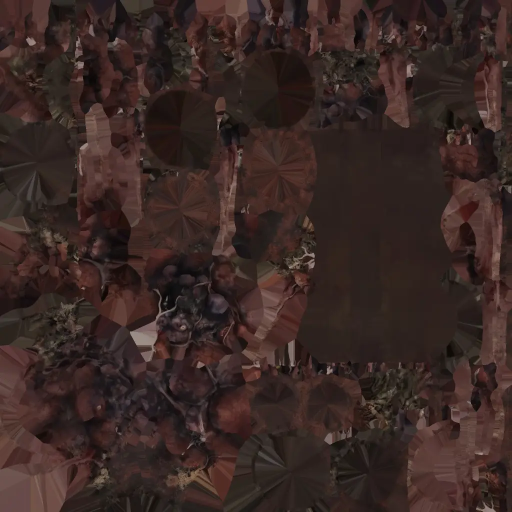
#> input picture godot/assets/reactor/growth_c_Image_0.webp, 1024 x 1024 px, given in place of concrete_slab_wall_diff_1k.jpg, which was not available (shown at 1/2 size)
$ python reactor_textures.py ../godot/assets/reactor/growth_c_Image_0.webp
#> lines starting #> are read from the running program, lines starting #| are printed output that depends on the picture
"""Reduce the Reactor's licensed photo maps (Poly Haven, CC0) to the small maps the game ships.

Run with Python, Pillow and numpy:  python assets_src/reactor_textures.py DIRECTORY_OF_JPGS
The directory holds the 1k colour maps exactly as Poly Haven serves them (see docs/ART-NOTES.md, the
Reactor's rows, and godot/assets/reactor/SOURCES.md):
    https://dl.polyhaven.org/file/ph-assets/Textures/jpg/1k/<id>/<id>_diff_1k.jpg
Each map is cut to 512 px, its mean brightness set to the station's old painted greys (so the lit hall keeps
the brightness tests/test_station_look.gd holds it to), its contrast and colour tamed, and saved as WebP.
"""
from pathlib import Path
import sys

import numpy as np
from PIL import Image

DESTINATION = Path(__file__).resolve().parents[1] / "godot/assets/reactor"
SIZE = 512

# (source id, game file, target mean colour in sRGB 0..1, contrast kept around the mean, saturation kept)
MAPS = (
    # Board-marked poured concrete for every wall above the paint.
    ("concrete_slab_wall", "wall_concrete.webp", (0.645, 0.635, 0.605), 0.9, 0.5),
    # Old green paint worn through to the concrete: the dado. Chips kept but quietened (the judge: the old
    # drawn chips "read as bright pixel camouflage").
    ("painted_concrete", "wall_paint.webp", (0.31, 0.47, 0.36), 0.5, 0.75),
    # Worn indoor concrete floor slab.
    ("concrete_floor_worn_001", "floor_concrete.webp", (0.60, 0.59, 0.56), 1.15, 0.4),
    # Stained concrete soffit for the ceiling between the beams.
    ("concrete_wall_006", "ceiling_concrete.webp", (0.53, 0.52, 0.50), 0.9, 0.35),
    # Steel plate: the rotor, its casing, the door frames and the beams.
    ("metal_plate_02", "steel_plate.webp", (0.46, 0.43, 0.40), 1.0, 0.7),
)


def lum(a: np.ndarray) -> np.ndarray:
    return a[..., 0] * 0.2126 + a[..., 1] * 0.7152 + a[..., 2] * 0.0722


def reduce(source: Path, target: tuple, contrast: float, saturation: float) -> Image.Image:
#> called with target = (0.645, 0.635, 0.605), contrast = 0.9, saturation = 0.5
    with Image.open(source) as image:
#> image is the input picture: PIL image 1024x1024 RGB; mean R, G, B 56.8, 39.8, 36.3
        small = image.convert("RGB").resize((SIZE, SIZE), Image.Resampling.LANCZOS)
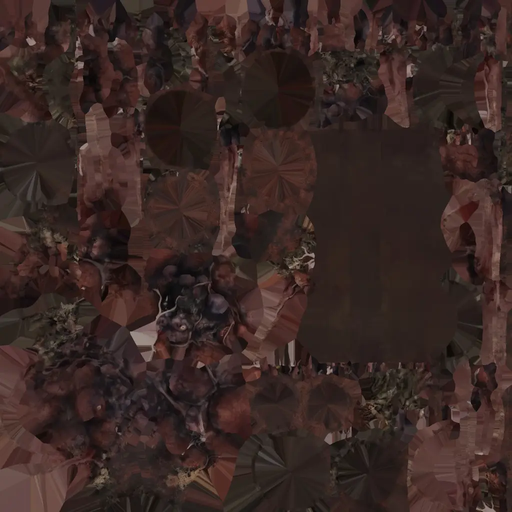
#> small: PIL image 512x512 RGB; mean R, G, B 56.8, 39.8, 36.3
    a = np.asarray(small, dtype=np.float64) / 255.0
    y = lum(a)[..., None]
#> in lum, `return a[..., 0] * 0.2126 + a[..., 1] * 0.7152 + a[..., 2] * 0.0722`:
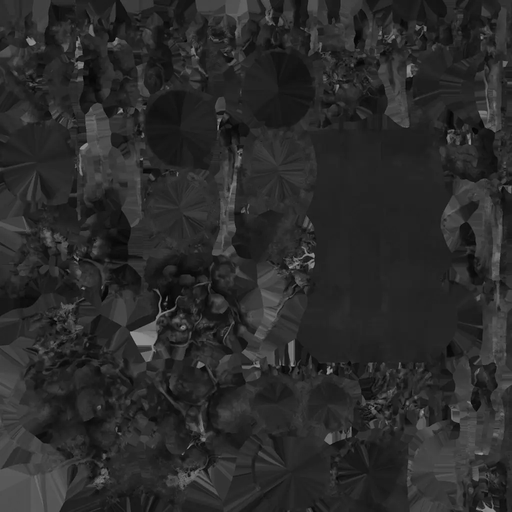
#> returned value: shape (512, 512) float64; min 0.0128, max 0.605, mean 0.169
    grey = np.repeat(y, 3, axis=2)
    a = grey + (a - grey) * saturation
    mean = a.reshape(-1, 3).mean(axis=0)
#> mean = [0.196, 0.163, 0.156]
    a = mean + (a - mean) * contrast
    a = a * (np.array(target) / np.maximum(a.reshape(-1, 3).mean(axis=0), 1e-4))
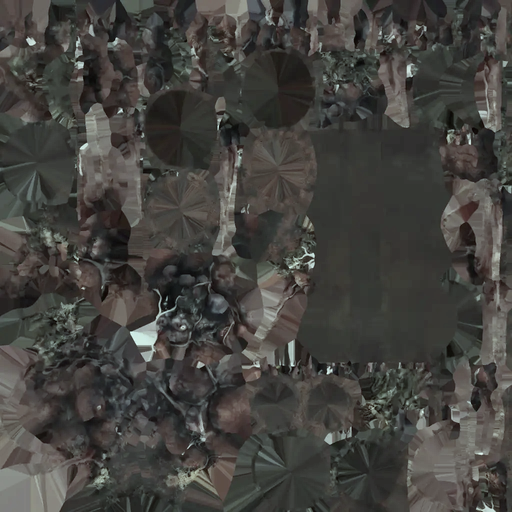
#> a: shape (512, 512, 3) float64; mean R, G, B 0.645, 0.635, 0.605; drawn with min black and max white
    return Image.fromarray((np.clip(a, 0.0, 1.0) * 255.0 + 0.5).astype(np.uint8), "RGB")
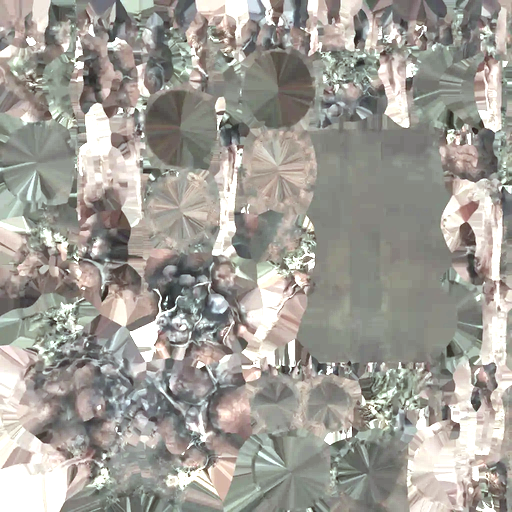
#> returned value: PIL image 512x512 RGB; mean R, G, B 161.5, 158.5, 151.6


def main(source_dir: Path) -> None:
    DESTINATION.mkdir(parents=True, exist_ok=True)
    total = 0
    for source_id, name, target, contrast, saturation in MAPS:
        out = reduce(source_dir / f"{source_id}_diff_1k.jpg", target, contrast, saturation)
        out.save(DESTINATION / name, quality=80, method=6)
        size = (DESTINATION / name).stat().st_size
        total += size
        print(f"{name} {SIZE}x{SIZE} {size:,} bytes")
#> pass 2 of the loop in main, `for source_id, name, target, contrast, saturation in MAPS:`:
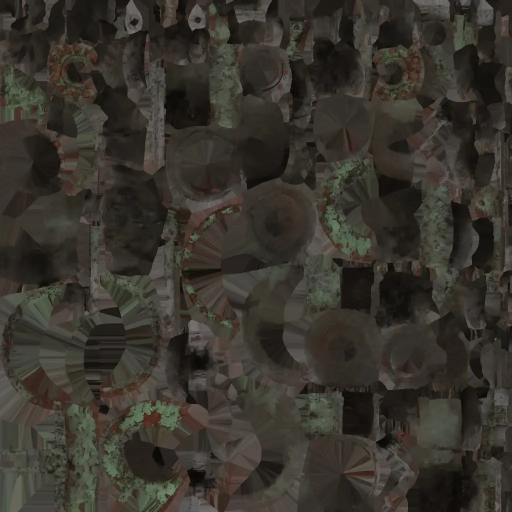
#> input picture godot/assets/reactor/rotor_b_Image_0.webp, 1024 x 1024 px, given in place of painted_concrete_diff_1k.jpg, which was not available (shown at 1/2 size)
#> in reduce, image is the input picture: PIL image 1024x1024 RGB; mean R, G, B 56.1, 52, 45
#> in reduce (call 2), `small = image.convert("RGB").resize((SIZE, SIZE), Image.Resampling.LAN..`:
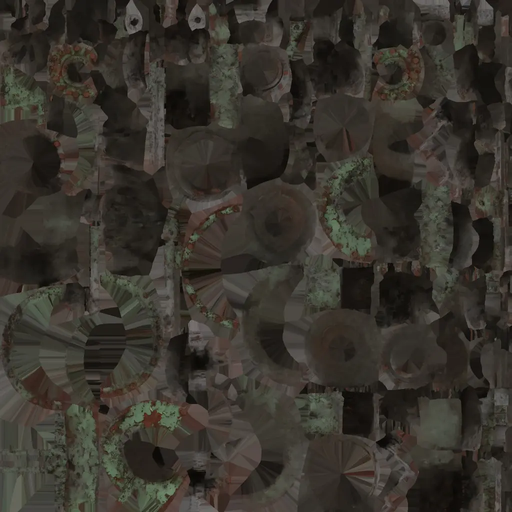
#> small: PIL image 512x512 RGB; mean R, G, B 56.1, 52, 45
#> mean = [0.216, 0.204, 0.184]
#> in reduce (call 2), `a = a * (np.array(target) / np.maximum(a.reshape(-1, 3).mean(axis=0), ..`:
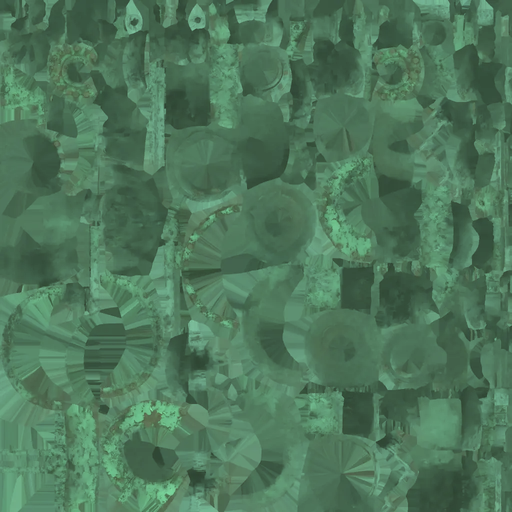
#> a: shape (512, 512, 3) float64; mean R, G, B 0.31, 0.47, 0.36
    print(f"total {total:,} bytes")


if __name__ == "__main__":
#> (the run stopped early here; a loop or call above may not have finished)
